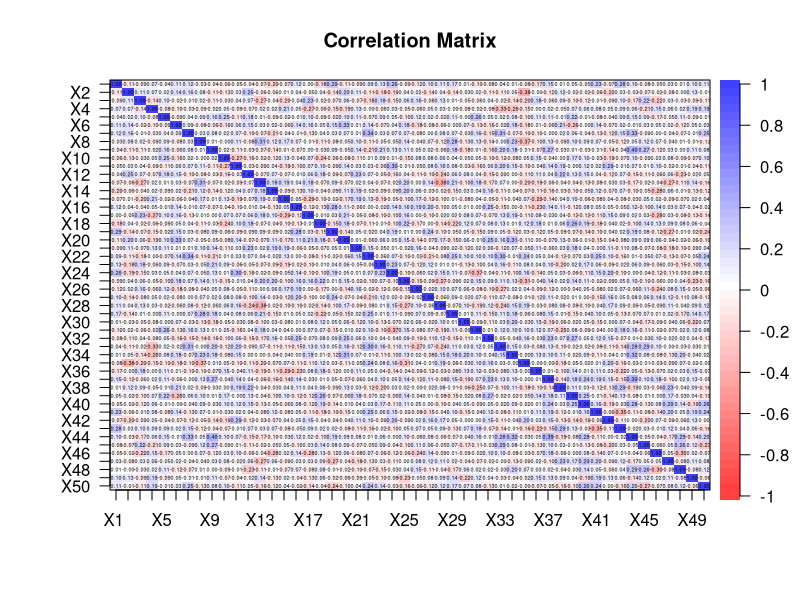
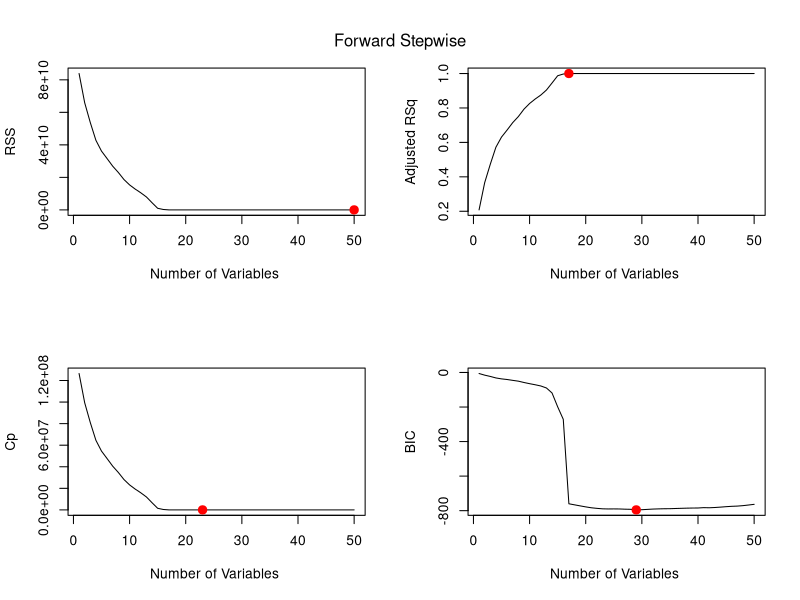
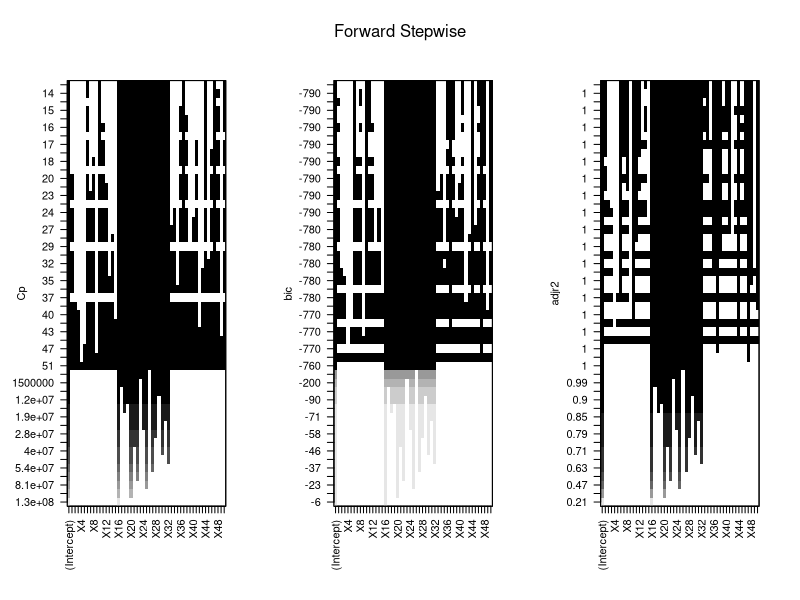
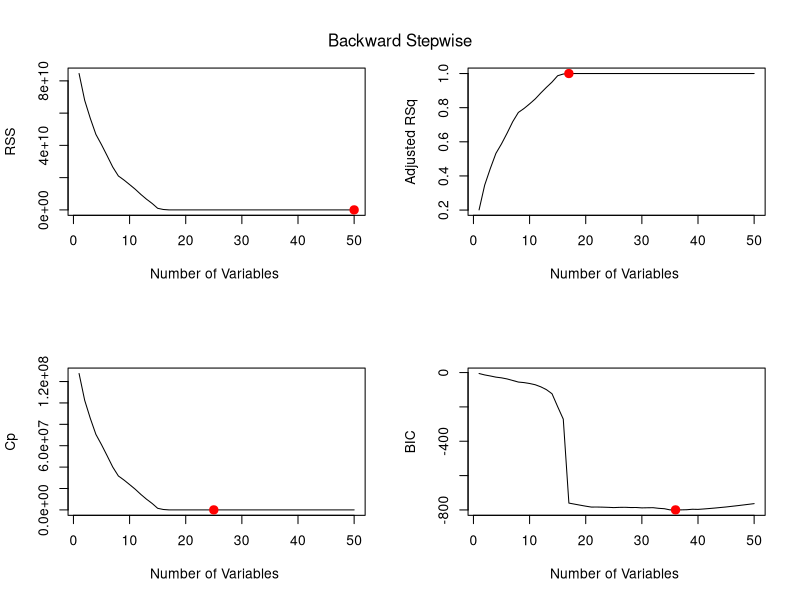
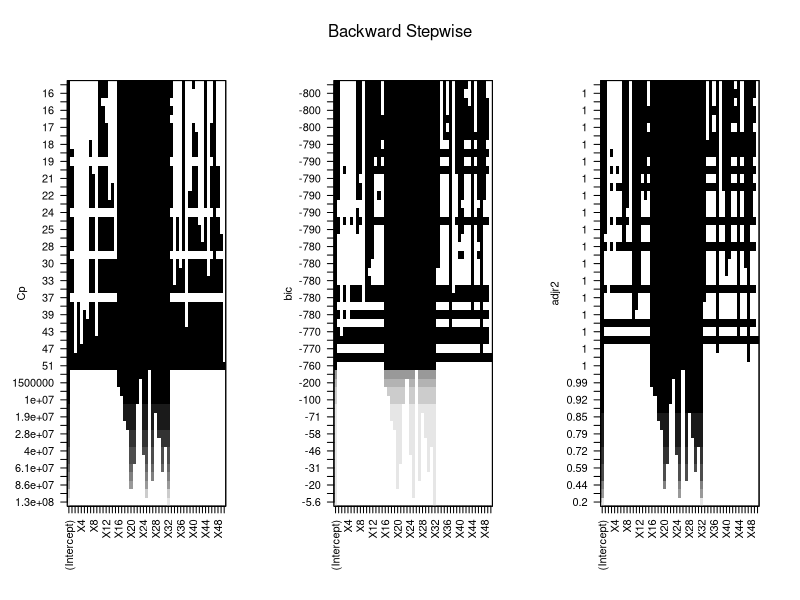
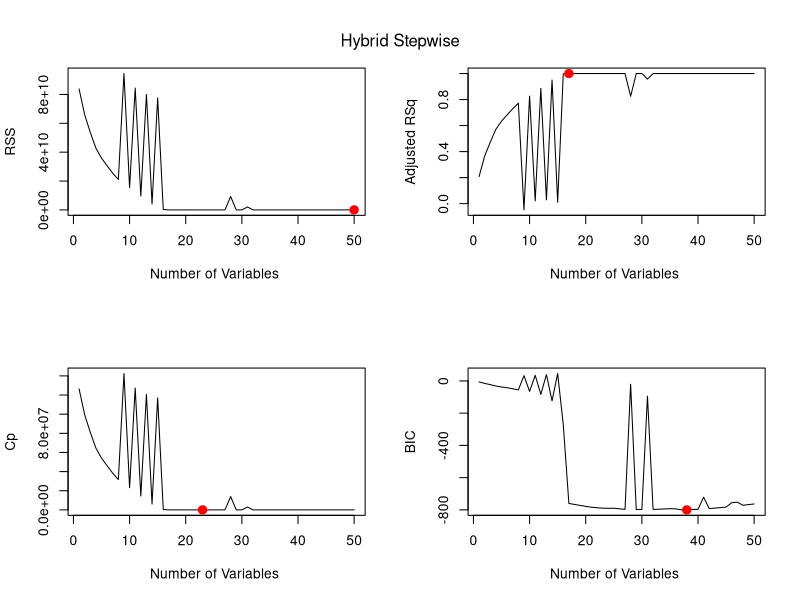
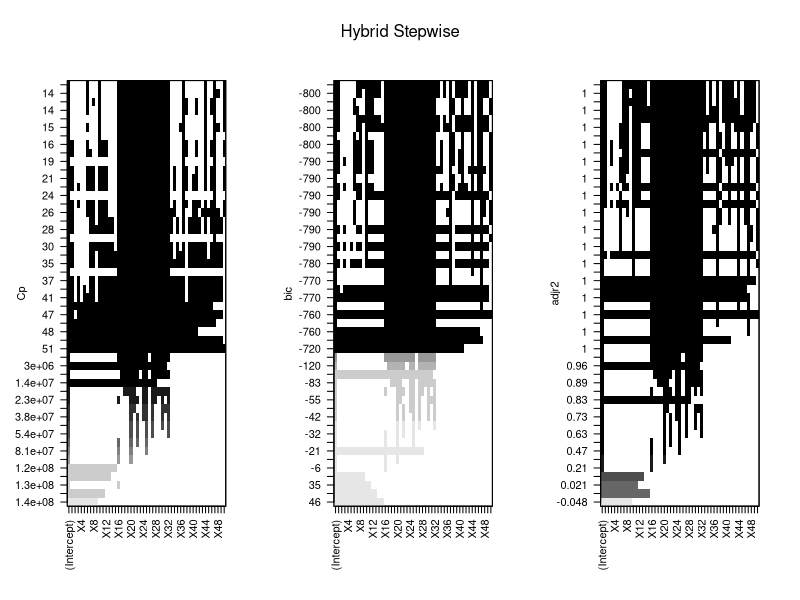
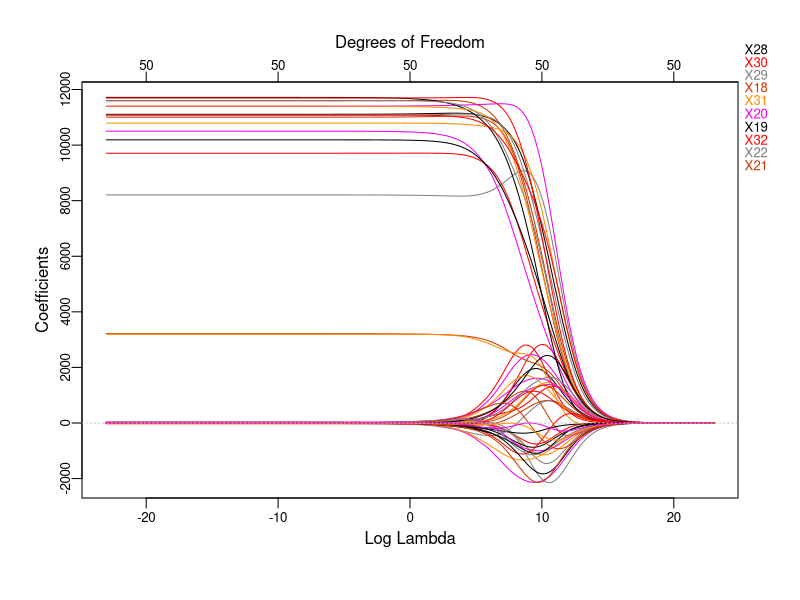

Generate these figures, in order, with R:
####################################################
####################### Setup ######################
####################################################
library(glmnet)   # Load the "glmnet" package
library(plotmo)   # Load the "plotmo" package
library(corrplot) # Load the "corrplot" package
library(psych)    # Load the "psych" package
library(leaps)    # Load the "leaps" package for BSS and stepwise

# Load the dataset
data <- read.csv("RegressionDataset_DA_group1.csv", header = T, na.strings = "?")

head(data)
data <- na.omit(data) # Remove rows with missing values

set.seed(2023)        # Use a fixed seed for reproducibility of the experiment

# Save "Y" values in "y" and all values except for "Y" in "x"
x <- model.matrix(Y ~ ., data)[, -1] # Save all values except for "Y"
y <- data$Y # Save "Y" values

train <- sample(1:nrow(x), 0.8 * nrow(x)) # Sample 80% of the data for training set
test <- (-train)  # The remaining data will be the test set

# Parameters
n <- nrow(data[train, ]) # Number of observations in the training set
p <- ncol(x[train, ])    # Number of regressors

####################################################
############### Preliminary analysis ###############
####################################################

############### Correlation Matrix #################
dev.new()
corData <- round(cor(x), digits = 2) # Calculate the correlation matrix of x and round the values to 2 decimal places
# Uncomment the next line to save the plot as a PDF file
# pdf(file="Correlation_Matrix.pdf", width=26, height=15)
corPlot(corData, cex = 0.22, show.legend = TRUE, main = "Correlation Matrix") # Plot the correlation matrix with specified font size and display legend
# dev.off()

####################################################
################## Linear Model ####################
####################################################
lm.mod <- lm(Y ~ ., data = data[train, ]) # Fit a linear regression model to the data, using all variables in training set
summary(lm.mod) # Get the summary of the model
lm.predict <- predict(lm.mod, newdata = (data[test, ])) # Make predictions using the model on the test data
lm.coef <- coef(lm.mod) # Get the coefficients of the model

####################### Test ######################
lm.mse <- mean((lm.predict - y[test])^2) # Calculate the mean squared error between the predicted values and the actual values in the test data
lm.mse # Display the mean squared error

################### Print Results ##################
lm.predictors <- round(lm.coef / 100, digits = 0) # Round the values in bwd.coef and divide by 100, with 0 decimal places
intToUtf8(lm.predictors) # Convert the values in bwd.predictors to UTF-8 encoded integers

####################################################
###################### BSS #########################
####################################################
# The following code performs BSS, which is computationally inefficient, however, since it has a p
# approximately greater than 30 
# full.regfit <- regsubsets(Y ~ ., nvmax = variables_selected, data = data[train, ], really.big = T)
# summary(full.regfit)

####################################################
################### Stepwise #######################
####################################################
# The following code performs forward, backward, and hybrid selection on the training data 
# using the 'regsubsets' function from the 'leaps' package. 
# The function returns the best subset of predictors for each method of selection.
# The performance of each method is evaluated by computing the mean squared error (MSE) 
# between the predicted values and the actual values of the response variable on the test data.
# Finally, the coefficients of the best models are rounded to the nearest 100 and converted to UTF-8 format.

################# Forward selection ################
fwd.regfit <- regsubsets(Y ~ ., data = data[train, ], nvmax = p, method = "forward") # Forward selection on the training data
summary(fwd.regfit) # Summary of the results of forward selection

################# Backward selection ################
bwd.regfit <- regsubsets(Y ~ ., data = data[train, ], nvmax = p, method = "backward") # Backward selection on the training data
summary(bwd.regfit) # Summary of the results of forward selection

################# Hybrid selection ################
hyb.regfit <- regsubsets(Y ~ ., data = data[train, ], nvmax = p, method = "seqrep") # Hybrid selection on the training data
summary(hyb.regfit) # Summary of the results of forward selection

####################### Test ######################
test.mat <- model.matrix(Y ~ ., data = data[test, ]) #Model matrix for the test data

############ Test on backward selection ############
# The following lines evaluate the performance of the best model obtained from backward selection
val.errors <- rep(NA, p) # Creates a vector of NA values with length 'p' to store the MSE values for each model

for (i in 1:p) {
  coefi <- coef(bwd.regfit, id = i)           # Extracts the coefficients for the i-th model obtained from backward selection
  pred <- test.mat[, names(coefi)] %*% coefi  # Computes the predicted values for the response variable
  val.errors[i] <- mean((y[test] - pred)^2)   # Computes the MSE for the i-th model and stores it in the 'val.errors' vector
}

min <- which.min(val.errors) # Index of the minimum MSE value
bwd.mse <- val.errors[min]   # Stores the minimum MSE value in 'bwd.mse'
bwd.coef <- coef(bwd.regfit, min) # Extracts the coefficients for the best model obtained from backward selection

########### Test on forward selection ###########
# The following lines evaluate the performance of the best model obtained from forward selection
val.errors <- rep(NA, p) # Creates a vector of NA values with length 'p' to store the MSE values for each model

for (i in 1:p) {
  coefi <- coef(fwd.regfit, id = i)           # Extracts the coefficients for the i-th model obtained from forward selection
  pred <- test.mat[, names(coefi)] %*% coefi  # Computes the predicted values for the response variable
  val.errors[i] <- mean((y[test] - pred)^2)   # Computes the MSE for the i-th model and stores it in the 'val.errors' vector
}

min <- which.min(val.errors) # Index of the minimum MSE value
fwd.mse <- val.errors[min]   # Stores the minimum MSE value in 'fwd.mse'
fwd.coef <- coef(fwd.regfit, which.min(val.errors)) # Extracts the coefficients for the best model obtained from forward selection

############ Test on hybrid selection ############
# The following lines evaluate the performance of the best model obtained from hybrid selection
val.errors <- rep(NA, p) # Creates a vector of NA values with length 'p' to store the MSE values for each model

for (i in 1:p) {
  coefi <- coef(hyb.regfit, id = i)           # Extracts the coefficients for the i-th model obtained from hybrid selection
  pred <- test.mat[, names(coefi)] %*% coefi  # Computes the predicted values for the response variable
  val.errors[i] <- mean((y[test] - pred)^2)   # Computes the MSE for the i-th model and stores it in the 'val.errors' vector
}

# The best model is the one that contains which.min(val.errors) (ten in the book) variables.
min <- which.min(val.errors) # Index of the minimum MSE value
hyb.mse <- val.errors[min] # Stores the minimum MSE value in 'hyb.mse'
hyb.coef <- coef(hyb.regfit, which.min(val.errors)) # Extracts the coefficients for the best model obtained from hybrid selection

######################## Plot ########################
# Function for plotting all metrics
plot_metrics <- function(model, name){
  dev.new()
  # Uncomment the next line to save the plot as a PDF file
  # pdf(file="backward_cp.pdf", width=20, height=10)
  par(mfrow=c(2,2))
  
  summary=summary(model)
  
  plot(round(summary$rss, 3), xlab="Number of Variables ", ylab="RSS", type="l")
  points(which.min(round(summary$rss, 3)),min(round(summary$rss,3)), col="red",cex=2,pch=20)
  
  plot(round(summary$adjr2, 3) ,xlab="Number of Variables ", ylab="Adjusted RSq",type="l")
  points(which.max(round(summary$adjr2, 3)),max(round(summary$adjr2,3)), col="red",cex=2,pch=20)
  
  plot(round(summary$cp,3) ,xlab="Number of Variables ",ylab="Cp", type="l")
  points(which.min(round(summary$cp,3)),min(round(summary$cp,3)),col="red",cex=2,pch=20)
  
  plot(round(summary$bic,3) ,xlab="Number of Variables ",ylab="BIC",type="l")
  points(which.min(round(summary$bic,3)),min(round(summary$bic, 3)),col="red",cex=2,pch=20)
  
  mtext(name, line=-3, outer=TRUE, side=3)
  
  dev.new()
  par(mfrow=c(1,3))
  
  plot(model, scale = "Cp", xlab="Variables ",ylab="CP",type="l")
  
  plot(model, scale = "bic", xlab="Variables ",ylab="CP",type="l")
  
  plot(model, scale = "adjr2", xlab="Variables ",ylab="CP",type="l")
  mtext(name, line=-3, outer=TRUE, side=3)
}

plot_metrics(fwd.regfit, "Forward Stepwise")
plot_metrics(bwd.regfit, "Backward Stepwise")
plot_metrics(hyb.regfit, "Hybrid Stepwise")

################### Print Results ##################
bwd.predictors <- round(bwd.coef / 100, digits = 0) # Round the values in bwd.coef and divide by 100, with 0 decimal places
intToUtf8(bwd.predictors) # Convert the values in bwd.predictors to UTF-8 encoded integers

fwd.predictors <- round(fwd.coef / 100, digits = 0) # Round the values in fwd.coef and divide by 100, with 0 decimal places
intToUtf8(fwd.predictors) # Convert the values in fwd.predictors to UTF-8 encoded integers

hyb.predictors <- round(hyb.coef / 100, digits = 0) # Round the values in hyb.coef and divide by 100, with 0 decimal places
intToUtf8(hyb.predictors) # Convert the values in hyb.predictors to UTF-8 encoded integers

####################################################
###################### Ridge #######################
####################################################
grid <- 10^seq(10, -10, length = 1000) # Define a sequence of 1000 numbers logarithmically spaced between 10^10 and 10^-10

# Use the argument alpha = 0 to perform ridge
ridge.mod <- glmnet(x[train, ], y[train], alpha = 0, lambda = grid) # Fit a ridge regression model with alpha=0 and the grid of lambda values defined earlier

dev.new()
plot_glmnet(ridge.mod, xvar = "lambda") # Plot the ridge regression model, with x-axis as log lambda

# Perform 10-fold cross-validation to determine the best lambda value for the ridge model
cv.out <- cv.glmnet(x[train, ], y[train], alpha = 0, lambda = grid)

dev.new()
plot(cv.out) # Plot the cross-validation results

ridge.bestlam <- cv.out$lambda.min # Get the best lambda value from cross-validation

ridge.pred <- predict(ridge.mod, s = ridge.bestlam, newx = x[test, ]) # Calculate the predictions using the best lambda value
ridge.mse <- mean((ridge.pred - y[test])^2) # Calculate the mean squared error of the predictions on test set
ridge.mse # Print the mean squared error

ridge.out <- glmnet(x, y, alpha = 0, lambda = grid) # Fit the ridge regression model to the entire data set
ridge.coef <- predict(ridge.out, type = "coefficients", s = ridge.bestlam)[1:p + 1, ] # Get the coefficients for the best lambda value
ridge.coef # Print the coefficients

dev.new()
plot_glmnet(ridge.out, xvar = "lambda") # Plot the ridge regression model for the entire data set

################### Print Results ##################
# Round the coefficients and convert to utf-8 format
ridge.predictors <- round(ridge.coef / 100, digits = 0)
intToUtf8(ridge.predictors)

####################################################
###################### LASSO #######################
####################################################
grid <- 10^seq(10, -10, length = 1000) # Define a sequence of 1000 numbers logarithmically spaced between 10^5 and 10^-2

# use the argument alpha = 1 to perform lasso
lasso.mod <- glmnet(x[train, ], y[train], alpha = 1, lambda = grid) # Fit a lasso regression model with alpha=1 and the grid of lambda values defined earlier

dev.new()
plot(lasso.mod, label = T) # Plot the model fit to the training data as a function of L1 norm

dev.new()
plot_glmnet(lasso.mod, xvar = "lambda") # Plot the model fit to the training data as a function of log lambda using plot_glmnet() function

# Perform 10-fold cross-validation to determine the best lambda value for the lasso model
cv.out <- cv.glmnet(x[train, ], y[train], alpha = 1, lambda = grid)

dev.new()
plot(cv.out) # Plot the cross-validation results

lasso.bestlam <- cv.out$lambda.1se # Determine the best lambda value based on the cross-validation results, we choose the 1se to select
                             # the most parsimonious model with low error 
# lasso.bestlam <- cv.out$lambda.min # If you want the minimum only based on MSE

lasso.pred <- predict(lasso.mod, s = lasso.bestlam, newx = x[test, ]) # Use the best lambda value to make predictions on the test data
lasso.mse <- mean((lasso.pred - y[test])^2) # Calculate the mean squared error of the predictions on the test data
lasso.mse # Print the mean squared error

lasso.out <- glmnet(x, y, alpha = 1, lambda = grid) # Fit the lasso model to the entire data set
lasso.coef <- predict(lasso.out, type = "coefficients", s = lasso.bestlam)[1:p + 1, ] # Extract coefficients
lasso.coef # Print the coefficient values
lasso.coef[lasso.coef != 0] # Print the non-zero coefficient values
cat("Number of coefficients equal to 0:", sum(lasso.coef == 0), "\n") # Print the number of coefficients equal to 0

dev.new()
plot_glmnet(lasso.out, xvar = "lambda") # Plot the lasso model fit to the entire data set as a function of log lambda using plot_glmnet() function

################### Print Results ##################
# Round the coefficient values to the nearest 100 and convert the result to UTF-8
lasso.predictors <- round(lasso.coef / 100, digits = 0)
intToUtf8(lasso.predictors)

####################################################
################### Elastic Net ####################
####################################################
enet.mod <- glmnet(x[train, ], y[train], alpha = 0.1, lambda = grid) # Fit the Elastic Net Model with an alpha value of 0.1
enet.pred <- predict(enet.mod, s = 0.1, newx = x[test, ]) # Predict using the fitted model and a lambda value of 0.1
min <- mean((enet.pred - y[test])^2) # Calculate the mean squared error
def.alp <- 0 # Initialize default alpha value

# Loop through different alpha values from 0.5 to 0.9 with a step of 0.05
# This loop is more towards the lasso side since it's not recommended to apply ridge for highly uncorrelated data
for (alp in seq(0.5, 0.9, by = 0.05)) {
  enet.mod <- glmnet(x[train, ], y[train], alpha = alp, lambda = grid) # Fit the Elastic Net Model with the current alpha value
  cv.out <- cv.glmnet(x[train, ], y[train], alpha = alp, lambda = grid) # Perform cross-validation to find the best lambda value
  enet.bestlam <- cv.out$lambda.min # Get the best lambda value
  
  enet.pred <- predict(enet.mod, s = enet.bestlam, newx = x[test, ]) # Predict using the fitted model and the best lambda value
  enet.mse <- mean((enet.pred - y[test])^2) # Calculate the mean squared error
  
  # If the current mean squared error is lower than the minimum mean squared error, update the minimum and default alpha value
  if (enet.mse < min) {
    min <- enet.mse
    def.alp <- alp
  }
}

# Fit the Elastic Net Model with the best default alpha value
enet.mod <- glmnet(x[train, ], y[train], alpha = def.alp, lambda = grid)
# Plot the fitted model
dev.new()
plot(enet.mod, label = T)
dev.new()
plot(enet.mod, label = T, xvar = "lambda")
plot_glmnet(enet.mod, xvar = "lambda")

cv.out <- cv.glmnet(x[train, ], y[train], alpha = def.alp, lambda = grid) # Perform cross-validation

# Plot the cross-validation results
dev.new()
plot(cv.out)

enet.bestlam <- cv.out$lambda.min # Get the best lambda value

enet.pred <- predict(enet.mod, s = enet.bestlam, newx = x[test, ]) # Predict using the fitted model and the best lambda value
enet.mse <- mean((enet.pred - y[test])^2) # Calculate the mean squared error

enet.coef <- predict(enet.mod, type = "coefficients", s = enet.bestlam)[1:p+1, ] # Get the coefficients for the fitted model with the best lambda value

################### Print Results ##################
# Finally, we took the vector with the best predictors estimate, we diveded by 100 and and we make the conversation in ASCII.
enet.predictors <- round(enet.coef / 100, digits = 0)
intToUtf8(enet.predictors)

####################################################
################# Print all MSE ###################
####################################################
# Finally, we print all calculated MSE values to evaluate the best technique
lm.mse
fwd.mse
bwd.mse
hyb.mse
lasso.mse
ridge.mse
enet.mse
